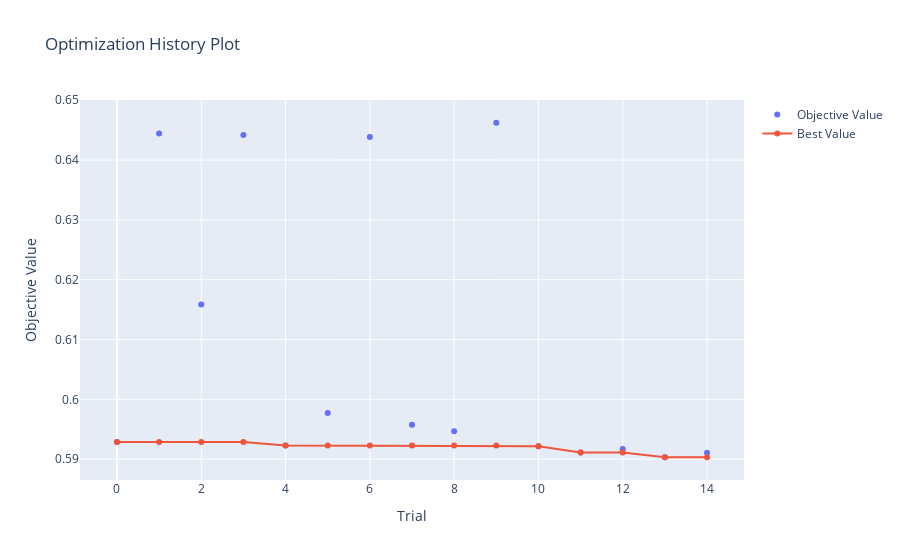

Here is the notebook cell this chart was saved with:
### Code cell
optuna.visualization.plot_optimization_history(study)

### Figure 1 — Plotly figure (JSON) as saved in the notebook; plotly's stock layout.template omitted (floating-point values rounded to 4 significant figures)
{"data": [{"mode": "markers", "name": "Objective Value", "type": "scatter", "x": [0, 1, 2, 3, 4, 5, 6, 7, 8, 9, 10, 11, 12, 13, 14], "y": [0.5929, 0.6444, 0.6159, 0.6442, 0.5923, 0.5977, 0.6439, 0.5958, 0.5947, 0.6462, 0.5922, 0.5911, 0.5917, 0.5903, 0.5911]}, {"name": "Best Value", "type": "scatter", "x": [0, 1, 2, 3, 4, 5, 6, 7, 8, 9, 10, 11, 12, 13, 14], "y": [0.5929, 0.5929, 0.5929, 0.5929, 0.5923, 0.5923, 0.5923, 0.5923, 0.5923, 0.5923, 0.5922, 0.5911, 0.5911, 0.5903, 0.5903]}], "layout": {"title": {"text": "Optimization History Plot"}, "xaxis": {"title": {"text": "Trial"}}, "yaxis": {"title": {"text": "Objective Value"}}}}
